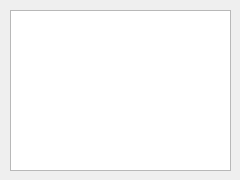
<?xml version="1.0" encoding="UTF-8"?>
<ui version="4.0">
 <class>friendinfo</class>
 <widget class="QDialog" name="friendinfo">
  <property name="geometry">
   <rect>
    <x>0</x>
    <y>0</y>
    <width>240</width>
    <height>180</height>
   </rect>
  </property>
  <property name="windowTitle">
   <string>Dialog</string>
  </property>
  <widget class="QTextBrowser" name="perferinfo">
   <property name="geometry">
    <rect>
     <x>10</x>
     <y>10</y>
     <width>221</width>
     <height>161</height>
    </rect>
   </property>
  </widget>
 </widget>
 <resources/>
 <connections/>
</ui>
